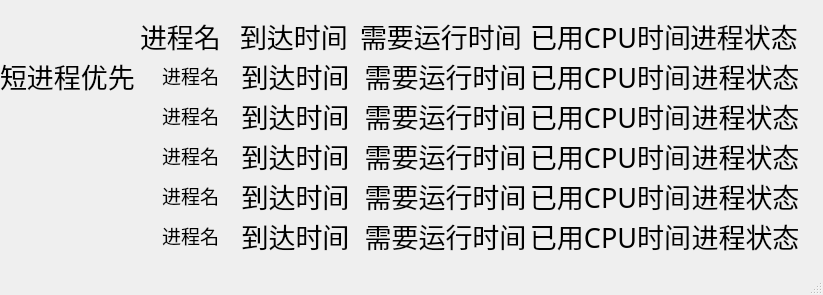
<?xml version="1.0" encoding="UTF-8"?>
<ui version="4.0">
 <class>osystemExperiment_1_1Class</class>
 <widget class="QMainWindow" name="osystemExperiment_1_1Class">
  <property name="geometry">
   <rect>
    <x>0</x>
    <y>0</y>
    <width>823</width>
    <height>295</height>
   </rect>
  </property>
  <property name="windowTitle">
   <string>osystemExperiment_1_1</string>
  </property>
  <widget class="QWidget" name="centralWidget">
   <widget class="QLabel" name="label_2">
    <property name="geometry">
     <rect>
      <x>140</x>
      <y>20</y>
      <width>101</width>
      <height>31</height>
     </rect>
    </property>
    <property name="font">
     <font>
      <family>宋体</family>
      <pointsize>20</pointsize>
     </font>
    </property>
    <property name="text">
     <string>进程名</string>
    </property>
   </widget>
   <widget class="QLabel" name="label">
    <property name="geometry">
     <rect>
      <x>0</x>
      <y>40</y>
      <width>141</width>
      <height>71</height>
     </rect>
    </property>
    <property name="font">
     <font>
      <family>宋体</family>
      <pointsize>20</pointsize>
     </font>
    </property>
    <property name="text">
     <string>短进程优先</string>
    </property>
   </widget>
   <widget class="QLabel" name="label_6">
    <property name="geometry">
     <rect>
      <x>690</x>
      <y>20</y>
      <width>111</width>
      <height>31</height>
     </rect>
    </property>
    <property name="font">
     <font>
      <family>宋体</family>
      <pointsize>20</pointsize>
     </font>
    </property>
    <property name="text">
     <string>进程状态</string>
    </property>
   </widget>
   <widget class="QLabel" name="label_workTime_1">
    <property name="geometry">
     <rect>
      <x>530</x>
      <y>60</y>
      <width>161</width>
      <height>31</height>
     </rect>
    </property>
    <property name="font">
     <font>
      <family>宋体</family>
      <pointsize>20</pointsize>
     </font>
    </property>
    <property name="layoutDirection">
     <enum>Qt::LeftToRight</enum>
    </property>
    <property name="text">
     <string>已用CPU时间</string>
    </property>
    <property name="alignment">
     <set>Qt::AlignCenter</set>
    </property>
   </widget>
   <widget class="QLabel" name="label_reachTime_1">
    <property name="geometry">
     <rect>
      <x>240</x>
      <y>60</y>
      <width>111</width>
      <height>31</height>
     </rect>
    </property>
    <property name="font">
     <font>
      <family>宋体</family>
      <pointsize>20</pointsize>
     </font>
    </property>
    <property name="layoutDirection">
     <enum>Qt::LeftToRight</enum>
    </property>
    <property name="text">
     <string>到达时间</string>
    </property>
    <property name="alignment">
     <set>Qt::AlignCenter</set>
    </property>
   </widget>
   <widget class="QLabel" name="label_3">
    <property name="geometry">
     <rect>
      <x>240</x>
      <y>20</y>
      <width>111</width>
      <height>31</height>
     </rect>
    </property>
    <property name="font">
     <font>
      <family>宋体</family>
      <pointsize>20</pointsize>
     </font>
    </property>
    <property name="text">
     <string>到达时间</string>
    </property>
   </widget>
   <widget class="QLabel" name="label_5">
    <property name="geometry">
     <rect>
      <x>530</x>
      <y>20</y>
      <width>161</width>
      <height>31</height>
     </rect>
    </property>
    <property name="font">
     <font>
      <family>宋体</family>
      <pointsize>20</pointsize>
     </font>
    </property>
    <property name="text">
     <string>已用CPU时间</string>
    </property>
   </widget>
   <widget class="QLabel" name="label_name_1">
    <property name="geometry">
     <rect>
      <x>140</x>
      <y>60</y>
      <width>101</width>
      <height>31</height>
     </rect>
    </property>
    <property name="font">
     <font>
      <family>宋体</family>
      <pointsize>14</pointsize>
     </font>
    </property>
    <property name="layoutDirection">
     <enum>Qt::LeftToRight</enum>
    </property>
    <property name="text">
     <string>进程名</string>
    </property>
    <property name="alignment">
     <set>Qt::AlignCenter</set>
    </property>
   </widget>
   <widget class="QLabel" name="label_totalTime_1">
    <property name="geometry">
     <rect>
      <x>360</x>
      <y>60</y>
      <width>171</width>
      <height>31</height>
     </rect>
    </property>
    <property name="font">
     <font>
      <family>宋体</family>
      <pointsize>20</pointsize>
     </font>
    </property>
    <property name="layoutDirection">
     <enum>Qt::LeftToRight</enum>
    </property>
    <property name="text">
     <string>需要运行时间</string>
    </property>
    <property name="alignment">
     <set>Qt::AlignCenter</set>
    </property>
   </widget>
   <widget class="QLabel" name="label_progressStatus_1">
    <property name="geometry">
     <rect>
      <x>690</x>
      <y>60</y>
      <width>111</width>
      <height>31</height>
     </rect>
    </property>
    <property name="font">
     <font>
      <family>宋体</family>
      <pointsize>20</pointsize>
     </font>
    </property>
    <property name="layoutDirection">
     <enum>Qt::LeftToRight</enum>
    </property>
    <property name="text">
     <string>进程状态</string>
    </property>
    <property name="alignment">
     <set>Qt::AlignCenter</set>
    </property>
   </widget>
   <widget class="QLabel" name="label_4">
    <property name="geometry">
     <rect>
      <x>360</x>
      <y>20</y>
      <width>171</width>
      <height>31</height>
     </rect>
    </property>
    <property name="font">
     <font>
      <family>宋体</family>
      <pointsize>20</pointsize>
     </font>
    </property>
    <property name="text">
     <string>需要运行时间</string>
    </property>
   </widget>
   <widget class="QLabel" name="label_reachTime_2">
    <property name="geometry">
     <rect>
      <x>240</x>
      <y>100</y>
      <width>111</width>
      <height>31</height>
     </rect>
    </property>
    <property name="font">
     <font>
      <family>宋体</family>
      <pointsize>20</pointsize>
     </font>
    </property>
    <property name="layoutDirection">
     <enum>Qt::LeftToRight</enum>
    </property>
    <property name="text">
     <string>到达时间</string>
    </property>
    <property name="alignment">
     <set>Qt::AlignCenter</set>
    </property>
   </widget>
   <widget class="QLabel" name="label_totalTime_2">
    <property name="geometry">
     <rect>
      <x>360</x>
      <y>100</y>
      <width>171</width>
      <height>31</height>
     </rect>
    </property>
    <property name="font">
     <font>
      <family>宋体</family>
      <pointsize>20</pointsize>
     </font>
    </property>
    <property name="layoutDirection">
     <enum>Qt::LeftToRight</enum>
    </property>
    <property name="text">
     <string>需要运行时间</string>
    </property>
    <property name="alignment">
     <set>Qt::AlignCenter</set>
    </property>
   </widget>
   <widget class="QLabel" name="label_progressStatus_2">
    <property name="geometry">
     <rect>
      <x>690</x>
      <y>100</y>
      <width>111</width>
      <height>31</height>
     </rect>
    </property>
    <property name="font">
     <font>
      <family>宋体</family>
      <pointsize>20</pointsize>
     </font>
    </property>
    <property name="layoutDirection">
     <enum>Qt::LeftToRight</enum>
    </property>
    <property name="text">
     <string>进程状态</string>
    </property>
    <property name="alignment">
     <set>Qt::AlignCenter</set>
    </property>
   </widget>
   <widget class="QLabel" name="label_workTime_2">
    <property name="geometry">
     <rect>
      <x>530</x>
      <y>100</y>
      <width>161</width>
      <height>31</height>
     </rect>
    </property>
    <property name="font">
     <font>
      <family>宋体</family>
      <pointsize>20</pointsize>
     </font>
    </property>
    <property name="layoutDirection">
     <enum>Qt::LeftToRight</enum>
    </property>
    <property name="text">
     <string>已用CPU时间</string>
    </property>
    <property name="alignment">
     <set>Qt::AlignCenter</set>
    </property>
   </widget>
   <widget class="QLabel" name="label_name_2">
    <property name="geometry">
     <rect>
      <x>140</x>
      <y>100</y>
      <width>101</width>
      <height>31</height>
     </rect>
    </property>
    <property name="font">
     <font>
      <family>宋体</family>
      <pointsize>14</pointsize>
     </font>
    </property>
    <property name="layoutDirection">
     <enum>Qt::LeftToRight</enum>
    </property>
    <property name="text">
     <string>进程名</string>
    </property>
    <property name="alignment">
     <set>Qt::AlignCenter</set>
    </property>
   </widget>
   <widget class="QLabel" name="label_reachTime_3">
    <property name="geometry">
     <rect>
      <x>240</x>
      <y>140</y>
      <width>111</width>
      <height>31</height>
     </rect>
    </property>
    <property name="font">
     <font>
      <family>宋体</family>
      <pointsize>20</pointsize>
     </font>
    </property>
    <property name="layoutDirection">
     <enum>Qt::LeftToRight</enum>
    </property>
    <property name="text">
     <string>到达时间</string>
    </property>
    <property name="alignment">
     <set>Qt::AlignCenter</set>
    </property>
   </widget>
   <widget class="QLabel" name="label_totalTime_3">
    <property name="geometry">
     <rect>
      <x>360</x>
      <y>140</y>
      <width>171</width>
      <height>31</height>
     </rect>
    </property>
    <property name="font">
     <font>
      <family>宋体</family>
      <pointsize>20</pointsize>
     </font>
    </property>
    <property name="layoutDirection">
     <enum>Qt::LeftToRight</enum>
    </property>
    <property name="text">
     <string>需要运行时间</string>
    </property>
    <property name="alignment">
     <set>Qt::AlignCenter</set>
    </property>
   </widget>
   <widget class="QLabel" name="label_progressStatus_3">
    <property name="geometry">
     <rect>
      <x>690</x>
      <y>140</y>
      <width>111</width>
      <height>31</height>
     </rect>
    </property>
    <property name="font">
     <font>
      <family>宋体</family>
      <pointsize>20</pointsize>
     </font>
    </property>
    <property name="layoutDirection">
     <enum>Qt::LeftToRight</enum>
    </property>
    <property name="text">
     <string>进程状态</string>
    </property>
    <property name="alignment">
     <set>Qt::AlignCenter</set>
    </property>
   </widget>
   <widget class="QLabel" name="label_workTime_3">
    <property name="geometry">
     <rect>
      <x>530</x>
      <y>140</y>
      <width>161</width>
      <height>31</height>
     </rect>
    </property>
    <property name="font">
     <font>
      <family>宋体</family>
      <pointsize>20</pointsize>
     </font>
    </property>
    <property name="layoutDirection">
     <enum>Qt::LeftToRight</enum>
    </property>
    <property name="text">
     <string>已用CPU时间</string>
    </property>
    <property name="alignment">
     <set>Qt::AlignCenter</set>
    </property>
   </widget>
   <widget class="QLabel" name="label_name_3">
    <property name="geometry">
     <rect>
      <x>140</x>
      <y>140</y>
      <width>101</width>
      <height>31</height>
     </rect>
    </property>
    <property name="font">
     <font>
      <family>宋体</family>
      <pointsize>14</pointsize>
     </font>
    </property>
    <property name="layoutDirection">
     <enum>Qt::LeftToRight</enum>
    </property>
    <property name="text">
     <string>进程名</string>
    </property>
    <property name="alignment">
     <set>Qt::AlignCenter</set>
    </property>
   </widget>
   <widget class="QLabel" name="label_reachTime_4">
    <property name="geometry">
     <rect>
      <x>240</x>
      <y>180</y>
      <width>111</width>
      <height>31</height>
     </rect>
    </property>
    <property name="font">
     <font>
      <family>宋体</family>
      <pointsize>20</pointsize>
     </font>
    </property>
    <property name="layoutDirection">
     <enum>Qt::LeftToRight</enum>
    </property>
    <property name="text">
     <string>到达时间</string>
    </property>
    <property name="alignment">
     <set>Qt::AlignCenter</set>
    </property>
   </widget>
   <widget class="QLabel" name="label_totalTime_4">
    <property name="geometry">
     <rect>
      <x>360</x>
      <y>180</y>
      <width>171</width>
      <height>31</height>
     </rect>
    </property>
    <property name="font">
     <font>
      <family>宋体</family>
      <pointsize>20</pointsize>
     </font>
    </property>
    <property name="layoutDirection">
     <enum>Qt::LeftToRight</enum>
    </property>
    <property name="text">
     <string>需要运行时间</string>
    </property>
    <property name="alignment">
     <set>Qt::AlignCenter</set>
    </property>
   </widget>
   <widget class="QLabel" name="label_progressStatus_4">
    <property name="geometry">
     <rect>
      <x>690</x>
      <y>180</y>
      <width>111</width>
      <height>31</height>
     </rect>
    </property>
    <property name="font">
     <font>
      <family>宋体</family>
      <pointsize>20</pointsize>
     </font>
    </property>
    <property name="layoutDirection">
     <enum>Qt::LeftToRight</enum>
    </property>
    <property name="text">
     <string>进程状态</string>
    </property>
    <property name="alignment">
     <set>Qt::AlignCenter</set>
    </property>
   </widget>
   <widget class="QLabel" name="label_workTime_4">
    <property name="geometry">
     <rect>
      <x>530</x>
      <y>180</y>
      <width>161</width>
      <height>31</height>
     </rect>
    </property>
    <property name="font">
     <font>
      <family>宋体</family>
      <pointsize>20</pointsize>
     </font>
    </property>
    <property name="layoutDirection">
     <enum>Qt::LeftToRight</enum>
    </property>
    <property name="text">
     <string>已用CPU时间</string>
    </property>
    <property name="alignment">
     <set>Qt::AlignCenter</set>
    </property>
   </widget>
   <widget class="QLabel" name="label_name_4">
    <property name="geometry">
     <rect>
      <x>140</x>
      <y>180</y>
      <width>101</width>
      <height>31</height>
     </rect>
    </property>
    <property name="font">
     <font>
      <family>宋体</family>
      <pointsize>14</pointsize>
     </font>
    </property>
    <property name="layoutDirection">
     <enum>Qt::LeftToRight</enum>
    </property>
    <property name="text">
     <string>进程名</string>
    </property>
    <property name="alignment">
     <set>Qt::AlignCenter</set>
    </property>
   </widget>
   <widget class="QLabel" name="label_reachTime_5">
    <property name="geometry">
     <rect>
      <x>240</x>
      <y>220</y>
      <width>111</width>
      <height>31</height>
     </rect>
    </property>
    <property name="font">
     <font>
      <family>宋体</family>
      <pointsize>20</pointsize>
     </font>
    </property>
    <property name="layoutDirection">
     <enum>Qt::LeftToRight</enum>
    </property>
    <property name="text">
     <string>到达时间</string>
    </property>
    <property name="alignment">
     <set>Qt::AlignCenter</set>
    </property>
   </widget>
   <widget class="QLabel" name="label_totalTime_5">
    <property name="geometry">
     <rect>
      <x>360</x>
      <y>220</y>
      <width>171</width>
      <height>31</height>
     </rect>
    </property>
    <property name="font">
     <font>
      <family>宋体</family>
      <pointsize>20</pointsize>
     </font>
    </property>
    <property name="layoutDirection">
     <enum>Qt::LeftToRight</enum>
    </property>
    <property name="text">
     <string>需要运行时间</string>
    </property>
    <property name="alignment">
     <set>Qt::AlignCenter</set>
    </property>
   </widget>
   <widget class="QLabel" name="label_progressStatus_5">
    <property name="geometry">
     <rect>
      <x>690</x>
      <y>220</y>
      <width>111</width>
      <height>31</height>
     </rect>
    </property>
    <property name="font">
     <font>
      <family>宋体</family>
      <pointsize>20</pointsize>
     </font>
    </property>
    <property name="layoutDirection">
     <enum>Qt::LeftToRight</enum>
    </property>
    <property name="text">
     <string>进程状态</string>
    </property>
    <property name="alignment">
     <set>Qt::AlignCenter</set>
    </property>
   </widget>
   <widget class="QLabel" name="label_workTime_5">
    <property name="geometry">
     <rect>
      <x>530</x>
      <y>220</y>
      <width>161</width>
      <height>31</height>
     </rect>
    </property>
    <property name="font">
     <font>
      <family>宋体</family>
      <pointsize>20</pointsize>
     </font>
    </property>
    <property name="layoutDirection">
     <enum>Qt::LeftToRight</enum>
    </property>
    <property name="text">
     <string>已用CPU时间</string>
    </property>
    <property name="alignment">
     <set>Qt::AlignCenter</set>
    </property>
   </widget>
   <widget class="QLabel" name="label_name_5">
    <property name="geometry">
     <rect>
      <x>140</x>
      <y>220</y>
      <width>101</width>
      <height>31</height>
     </rect>
    </property>
    <property name="font">
     <font>
      <family>宋体</family>
      <pointsize>14</pointsize>
     </font>
    </property>
    <property name="layoutDirection">
     <enum>Qt::LeftToRight</enum>
    </property>
    <property name="text">
     <string>进程名</string>
    </property>
    <property name="alignment">
     <set>Qt::AlignCenter</set>
    </property>
   </widget>
  </widget>
  <widget class="QStatusBar" name="statusBar"/>
 </widget>
 <layoutdefault spacing="6" margin="11"/>
 <resources>
  <include location="osystemExperiment_1_1.qrc"/>
 </resources>
 <connections/>
</ui>
